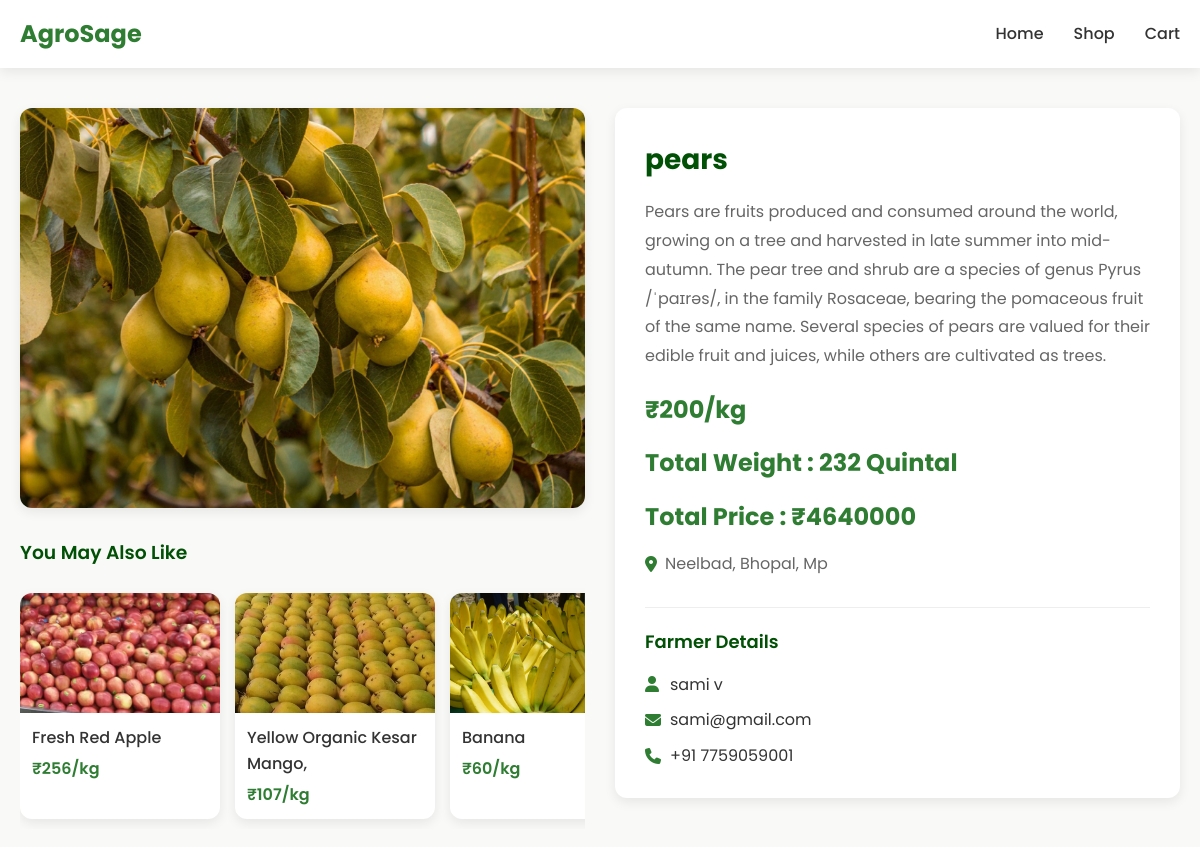
Page /product-card/12/ (signed in) on the earlier database version.
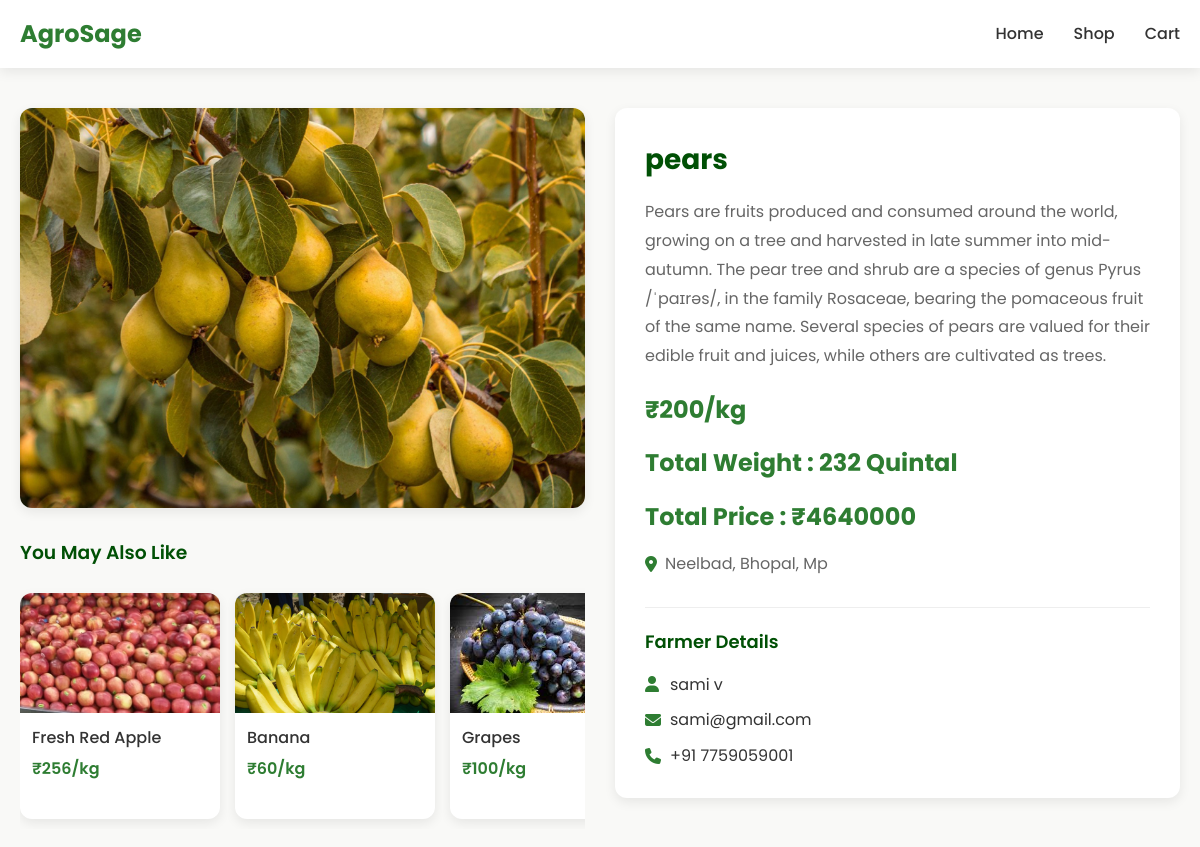
Same page on the later database version.
### home/models.py (models this page shows, shortened)
class MarketItems(models.Model):
    farmer = models.ForeignKey(User,on_delete=models.CASCADE)
    items_name = models.CharField(max_length=1000)
    items_description = models.TextField(max_length=1000)
    category = models.ForeignKey(Category,on_delete=models.CASCADE)   # e.g. “Fertilizer”, “Tool”
    item_price = models.IntegerField()
    item_image = models.ImageField(upload_to='market_items/')
    items_weight = models.IntegerField()
    min_weight = models.IntegerField(default=0)
    item_rating = models.IntegerField(default=0)
    location = models.CharField(max_length=300,default="Neelbad, Bhopal, Mp")

### home/views.py (the view)
# urls.py: path('product-card/<int:product_id>/',views.product_card,name="product_card"),
@login_required
def product_card(request, product_id):
    product = get_object_or_404(MarketItems, id=product_id)
    related_products = MarketItems.objects.filter(category=product.category).exclude(id=product.id)
    check = Check.objects.filter(user=product.farmer).first()
    phone_number = check.phone_number
    total_price = product.item_price*100*product.items_weight
    print(product.item_image)
    context = {
        "product": product,
        "related_products": related_products,
        "phone_number" : phone_number,
        "total_price" : total_price,
    }
    return render(request, 'marketplace/product_card.html', context)

### templates/marketplace/product_card.html (shortened to what this page needs)
<!DOCTYPE html>
<html lang="en">
<head>
    <link rel="stylesheet" href="https://cdnjs.cloudflare.com/ajax/libs/font-awesome/6.4.0/css/all.min.css">
</head>
<body>
    <nav class="navbar">
        <div class="container nav-container">
            <div class="logo">
                <div class="flex items-center space-x-2">
                <span onclick="window.location.href='{% url 'index' %}'" class="text-2xl font-bold bg-gradient-to-r from-green-600 to-blue-500 text-transparent bg-clip-text">AgroSage</span>
            </div>
            </div>
            <ul class="nav-links">
                <li><a href="{% url 'index' %}">Home</a></li>
                <li><a href="{% url 'market' %}">Shop</a></li>
                <li><a href="{% url 'view_cart' %}">Cart</a></li>
            </ul>
        </div>
    </nav>
    <div class="container">
        <div class="product-section">
            <div class="product-left">
                <div class="product-image">
                    <img src="{{product.item_image.url}}" alt="">
                </div>
                <div class="recommendations">
                    <h3>You May Also Like</h3>
                    <div class="recommendation-cards">
                    {% for item in related_products %}
                         <div class="recommendation-card" onclick="window.location.href='{% url 'product_card' item.id %}'">
                            <div class="rec-image">
                                <img src="{{item.item_image.url}}" alt="Carrots">
                            </div>
                            <div class="rec-info">
                                <div class="rec-title">{{item.items_name}}</div>
                                <div class="rec-price">₹{{item.item_price}}/kg</div>
                            </div>
                        </div>
                    {% endfor %}
                    </div>
                </div>
            </div>
            <div class="product-right">
                <div class="product-details">
                    <h1 class="product-title">{{product.items_name}}</h1>
                    <p class="product-description">
                        {{product.items_description}}
                    </p>
                    <div class="product-price">₹{{product.item_price}}/kg</div>
                    <div class="product-price">Total Weight : {{product.items_weight}} Quintal</div>
                    <div class="product-price">Total Price : ₹{{total_price}}</div>
                    <div class="product-location">
                        <i class="fas fa-map-marker-alt"></i>
                        <span>{{product.location}}</span>
                    </div>
                    <div class="farmer-details">
                        <h3>Farmer Details</h3>
                        <div class="farmer-info">
                            <div class="farmer-info-item">
                                <i class="fas fa-user"></i>
                                <span>{{product.farmer.first_name}} {{product.farmer.last_name}}</span>
                            </div>
                            <div class="farmer-info-item">
                                <i class="fas fa-envelope"></i>
                                <span>{{product.farmer.email}}</span>
                            </div>
                            <div class="farmer-info-item">
                                <i class="fas fa-phone"></i>
                                <span>+91 {{phone_number}}</span>
                            </div>
                        </div>
                    </div>
                </div>
            </div>
        </div>
    </div>
</body>
</html>

Differences in the rows shown:
removed MarketItems: item_image (picture), items_name "Yellow Organic Kesar Mango,", item_price "107"
now on this page (row unchanged): MarketItems: item_image (picture), items_name "Grapes", item_price "100"
